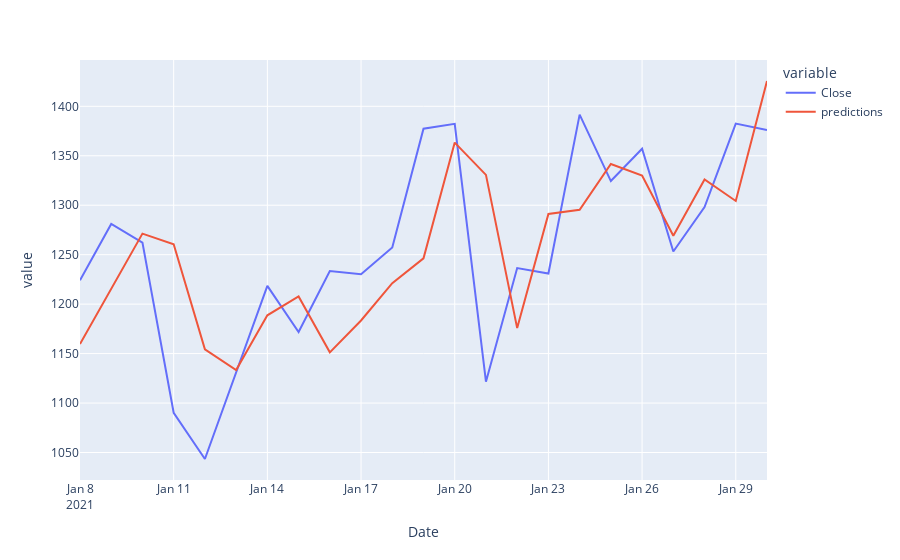

Here is the notebook cell this chart was saved with:
### Code cell
px.line(train_df, y=['Close', 'predictions'])

### Figure 1 — Plotly figure (JSON) as saved in the notebook; plotly's stock layout.template omitted (floating-point values rounded to 4 significant figures)
{"data": [{"hovertemplate": "variable=Close<br>Date=%{x}<br>value=%{y}<extra></extra>", "legendgroup": "Close", "line": {"color": "#636efa", "dash": "solid"}, "marker": {"symbol": "circle"}, "mode": "lines", "name": "Close", "orientation": "v", "showlegend": true, "type": "scatter", "x": ["2021-01-08T00:00:00", "2021-01-09T00:00:00", "2021-01-10T00:00:00", "2021-01-11T00:00:00", "2021-01-12T00:00:00", "2021-01-13T00:00:00", "2021-01-14T00:00:00", "2021-01-15T00:00:00", "2021-01-16T00:00:00", "2021-01-17T00:00:00", "2021-01-18T00:00:00", "2021-01-19T00:00:00", "2021-01-20T00:00:00", "2021-01-21T00:00:00", "2021-01-22T00:00:00", "2021-01-23T00:00:00", "2021-01-24T00:00:00", "2021-01-25T00:00:00", "2021-01-26T00:00:00", "2021-01-27T00:00:00", "2021-01-28T00:00:00", "2021-01-29T00:00:00", "2021-01-30T00:00:00"], "xaxis": "x", "y": [1224.0, 1281.0, 1262.0, 1090.0, 1043.0, 1131.0, 1218.0, 1172.0, 1234.0, 1230.0, 1257.0, 1377.0, 1382.0, 1122.0, 1237.0, 1231.0, 1392.0, 1324.0, 1357.0, 1253.0, 1298.0, 1383.0, 1376.0], "yaxis": "y"}, {"hovertemplate": "variable=predictions<br>Date=%{x}<br>value=%{y}<extra></extra>", "legendgroup": "predictions", "line": {"color": "#EF553B", "dash": "solid"}, "marker": {"symbol": "circle"}, "mode": "lines", "name": "predictions", "orientation": "v", "showlegend": true, "type": "scatter", "x": ["2021-01-08T00:00:00", "2021-01-09T00:00:00", "2021-01-10T00:00:00", "2021-01-11T00:00:00", "2021-01-12T00:00:00", "2021-01-13T00:00:00", "2021-01-14T00:00:00", "2021-01-15T00:00:00", "2021-01-16T00:00:00", "2021-01-17T00:00:00", "2021-01-18T00:00:00", "2021-01-19T00:00:00", "2021-01-20T00:00:00", "2021-01-21T00:00:00", "2021-01-22T00:00:00", "2021-01-23T00:00:00", "2021-01-24T00:00:00", "2021-01-25T00:00:00", "2021-01-26T00:00:00", "2021-01-27T00:00:00", "2021-01-28T00:00:00", "2021-01-29T00:00:00", "2021-01-30T00:00:00"], "xaxis": "x", "y": [1160.0, 1216.0, 1271.0, 1261.0, 1154.0, 1133.0, 1189.0, 1208.0, 1151.0, 1183.0, 1221.0, 1246.0, 1363.0, 1331.0, 1176.0, 1291.0, 1295.0, 1342.0, 1330.0, 1269.0, 1326.0, 1304.0, 1426.0], "yaxis": "y"}], "layout": {"legend": {"title": {"text": "variable"}, "tracegroupgap": 0}, "margin": {"t": 60}, "xaxis": {"anchor": "y", "domain": [0, 1], "title": {"text": "Date"}}, "yaxis": {"anchor": "x", "domain": [0, 1], "title": {"text": "value"}}}}
